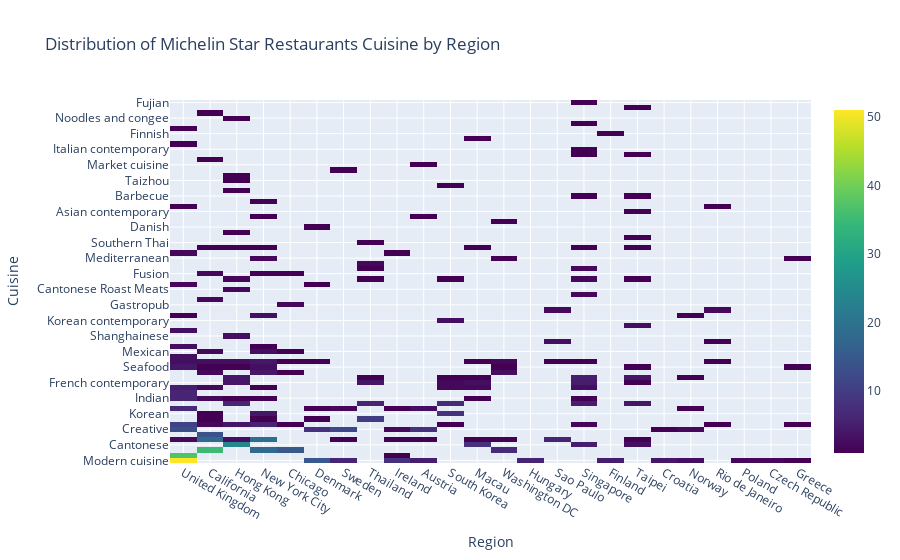

The code cell stored with this chart in its notebook:
### Code cell
#Distribution/heatmap of cuisine by region 
df_C = df[['cuisine', 'region']]
x=[]
y=[]
for i in (df_C.value_counts().index.tolist()):
    x.append(i[1])
    y.append(i[0])
    
z = df_C.value_counts().tolist()
fig4 = go.Figure(data=go.Heatmap(dict(x=x, y=y, z=z), colorscale='viridis'))
fig4.update_layout(title='Distribution of Michelin Star Restaurants Cuisine by Region',
                  xaxis_title='Region',
                  yaxis_title='Cuisine')
#plotly.offline.plot(fig4, filename='fig4.html')
fig4.show()

### Figure 1 — Plotly figure (JSON) as saved in the notebook; plotly's stock layout.template omitted (floating-point values rounded to 4 significant figures; data arrays with more than 128 entries replaced by an {"elided": "..."} marker saying what was removed)
{"data": [{"colorscale": [[0, "#440154"], [0.1111, "#482878"], [0.2222, "#3e4989"], [0.3333, "#31688e"], [0.4444, "#26828e"], [0.5556, "#1f9e89"], [0.6667, "#35b779"], [0.7778, "#6ece58"], [0.8889, "#b5de2b"], [1, "#fde725"]], "type": "heatmap", "x": {"elided": "193 str values"}, "y": {"elided": "193 str values"}, "z": {"elided": "193 int values"}}], "layout": {"title": {"text": "Distribution of Michelin Star Restaurants Cuisine by Region"}, "xaxis": {"title": {"text": "Region"}}, "yaxis": {"title": {"text": "Cuisine"}}}}
